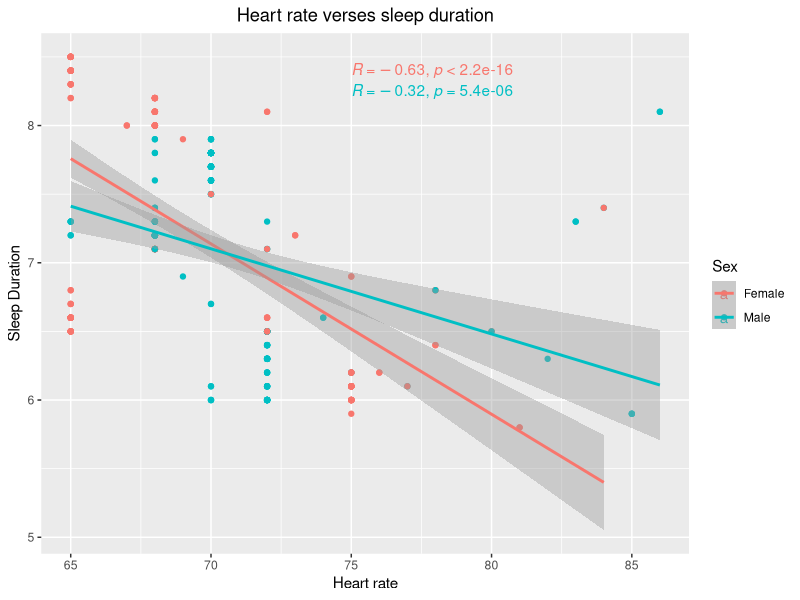

Source code (R):
## ---- chunk 1
#| echo: false
#| warning: false
library(ggplot2)
library(ggpubr)
sleep_df <- read.csv("../Datasets/Sleep_health_and_lifestyle_dataset.csv") 

ggplot(sleep_df, aes(x = heartrate, y = sleepduration, colour = Sex)) +
  geom_point() +
  stat_cor(method = 'pearson', label.x = 75) +
  geom_smooth(method='lm', formula= y~x) +
  ggtitle("Heart rate verses sleep duration") +
  theme(plot.title = element_text(hjust = 0.5)) + 
  xlab("Heart rate") + 
  ylab("Sleep Duration")
